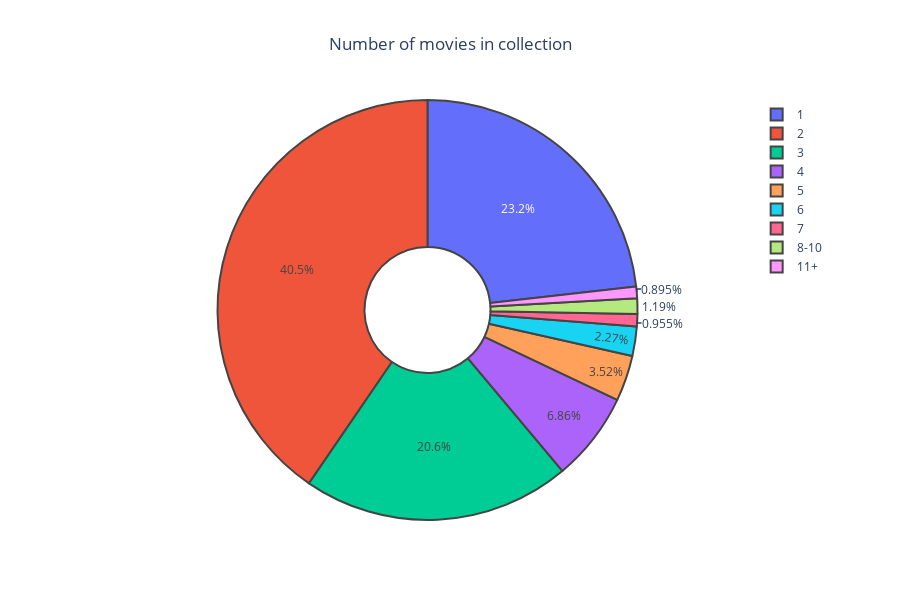

Notebook code cell kept with this figure:
### Code cell
fig = go.Figure(go.Pie(values=coll_sum['number'], labels=coll_sum['movies_in_coll'], hoverinfo='skip', sort=False, hole=0.3))


fig.update_traces(marker={'line': {'width': 2}})

fig.update_layout(title={'text': 'Number of movies in collection', 'x': 0.5}, height=600)

fig

### Figure 1 — Plotly figure (JSON) as saved in the notebook; plotly's stock layout.template omitted (floating-point values rounded to 4 significant figures)
{"data": [{"hole": 0.3, "hoverinfo": "skip", "labels": [1, 2, 3, 4, 5, 6, 7, "8-10", "11+"], "marker": {"line": {"width": 2}}, "sort": false, "type": "pie", "values": [389, 678, 346, 115, 59, 38, 16, 20, 15]}], "layout": {"height": 600, "title": {"text": "Number of movies in collection", "x": 0.5}}}
